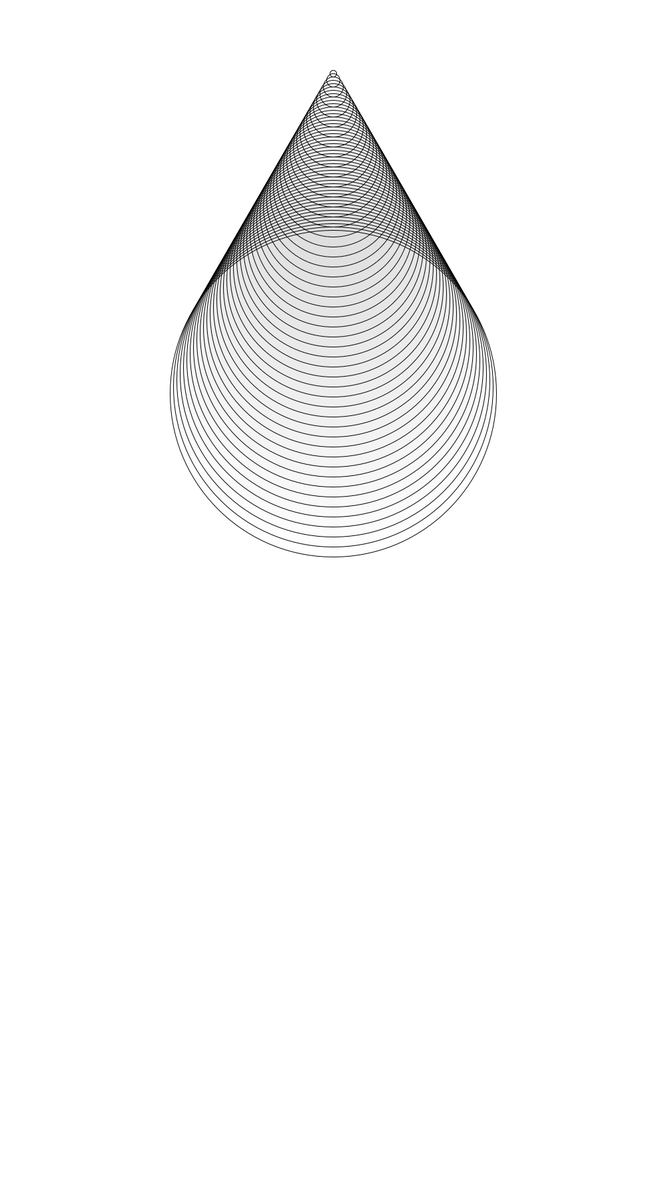
Frame 1 (no input)
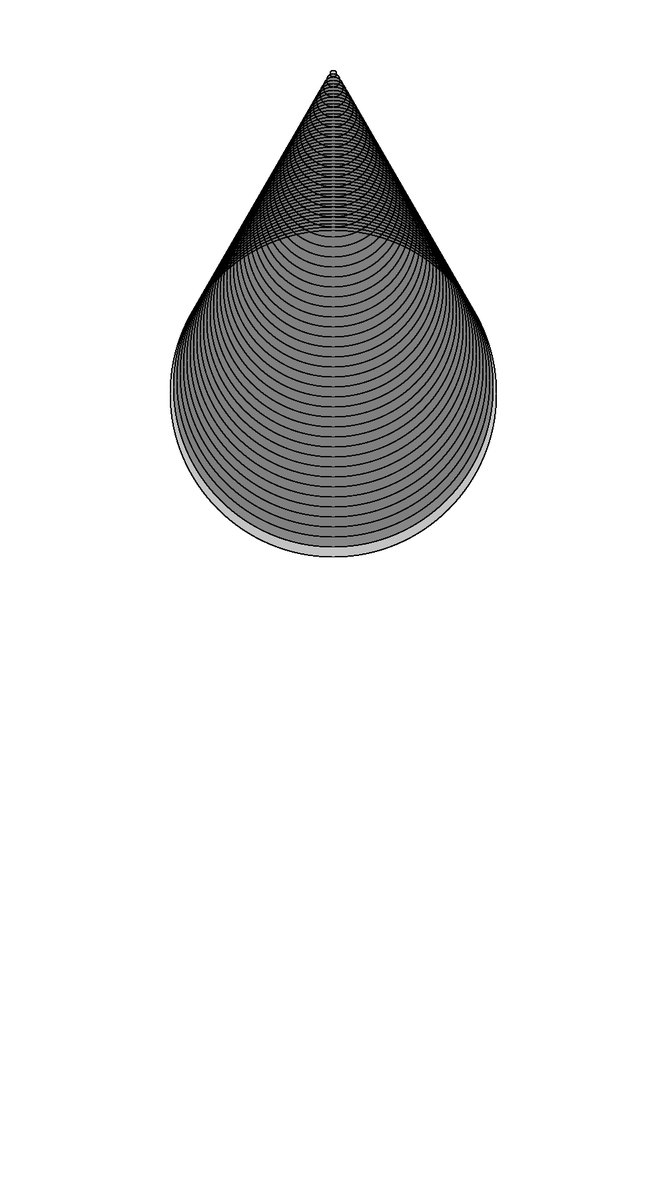
Frame 60 (the mouse pressed at the canvas centre just before this capture)
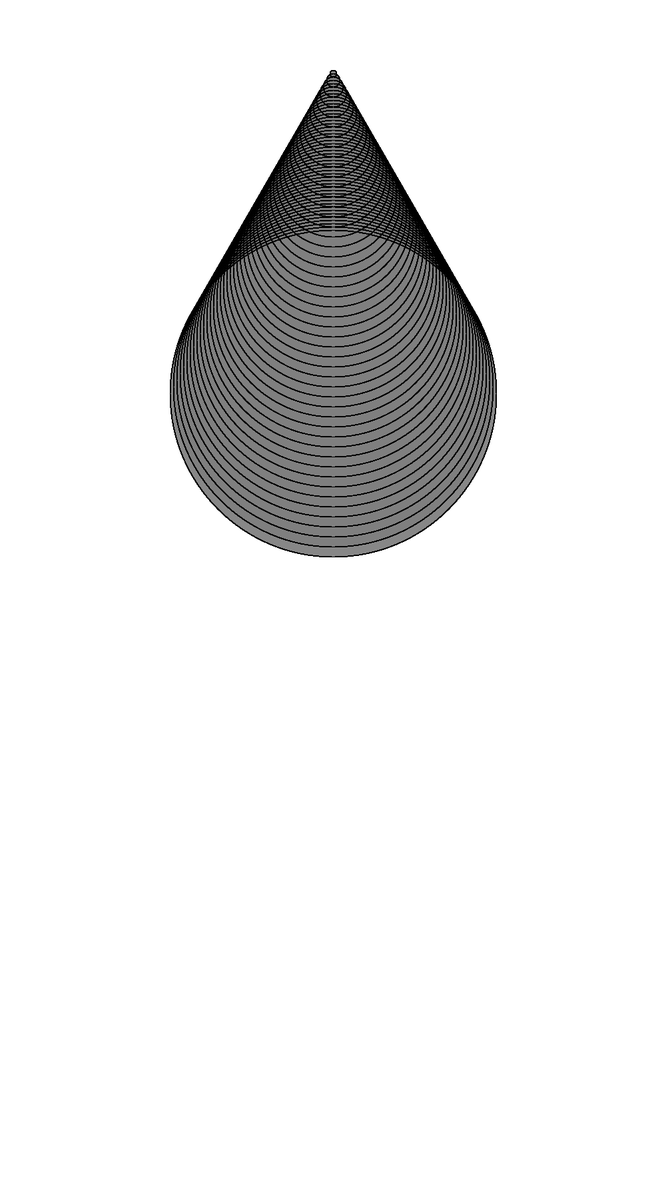
Frame 120 (the mouse held since frame 60 and released just before this capture)

The Processing sketch that drew these frames (run headless with seeded random() and noise(); from frame 60 on, the mouse is pressed at the canvas centre):

// Processing sketch: sarahscone
// ── sarahscone.pde
void setup() { 
  size(1000, 1800);
  background(255);
  smooth();
}


void draw() {
  stroke(0);
  strokeWeight(1);
  fill(0, 1);

  for (int i=0; i<500; i=i+10) {
    //ellipse(width/2, height/2, 10, 10);
    ellipse(width/2, i+100, i, i);
    //triangle(-500,175, 2980, 175, 1240, 4008);
    //fill(0,0.0001);
    //rect(-1,-1,2481,3509);
  }
}
